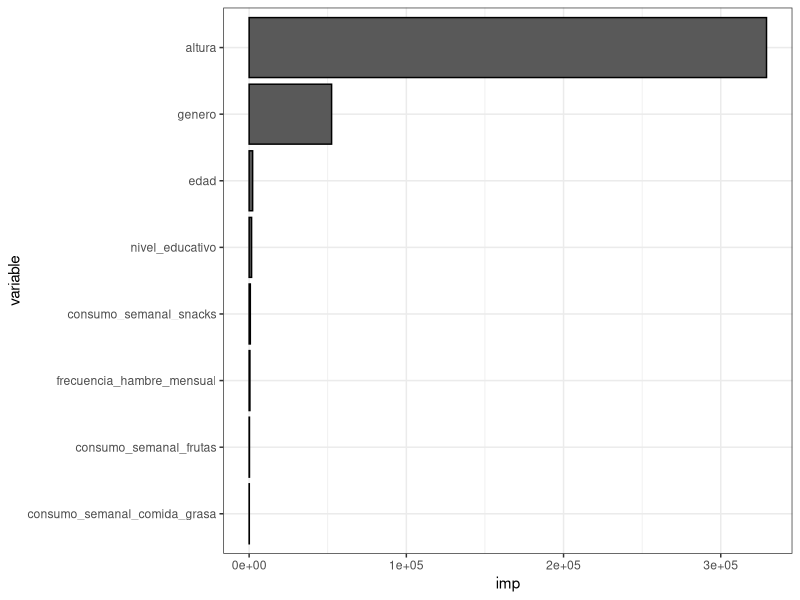
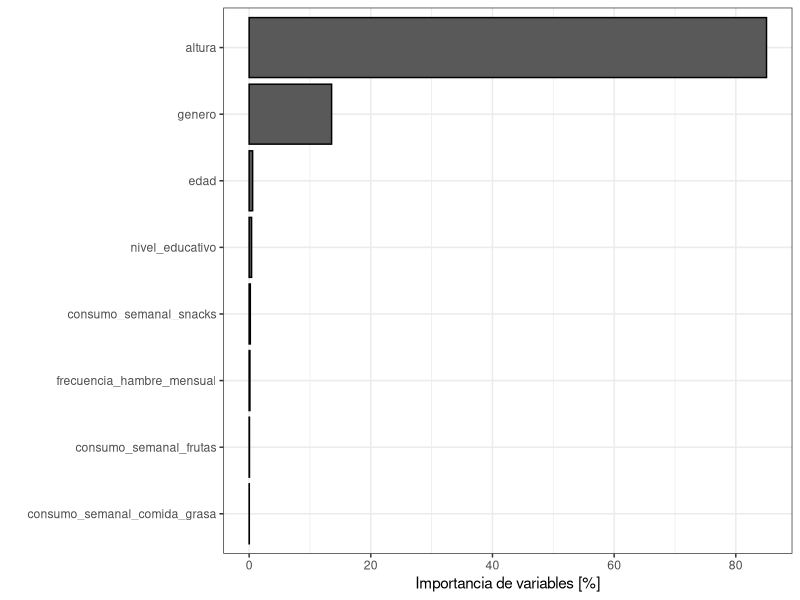

These figures' R source, in order:
library(rpart)
library(tidyverse)

#setwd("C://Users//Federico Checozzi//Documents//R//EEA//Trabajo Práctico 2")
setwd("C://Users//tiama//OneDrive//Documentos//R//EEA//Trabajo Práctico 2")

dtrain <- read.csv("./datasets/encuesta_salud_train.csv", encoding="UTF-8",stringsAsFactors = TRUE, row.names ="record") 

tree <- rpart(peso ~ ., data = dtrain, method = "anova")

#fitted.values <- predict(tree, newdata = dtrain)

summary(tree) #incluye importancia relativa en aquellos casos que el porcentaje sea mayor a 1%

#fuente: https://stackoverflow.com/questions/56304698/how-do-i-plot-the-variable-importance-of-my-trained-rpart-decision-tree-model

#importancia absoluta

df <- data.frame(imp = tree$variable.importance)
df2 <- df %>% 
  rownames_to_column() %>% 
  rename("variable" = rowname) %>% 
  arrange(imp) %>%
  mutate(variable = forcats::fct_inorder(variable))
ggplot(df2) +
  geom_col(aes(x = variable, y = imp),
           col = "black", show.legend = F) +
  coord_flip() +
  scale_fill_grey() +
  theme_bw()

#importancia relativa

df3 <- df2 %>% 
  mutate(imp = imp/sum(imp) * 100)
ggplot(df3) +
  geom_col(aes(x = variable, y = imp),
           col = "black", show.legend = F) +
  coord_flip() +
  scale_fill_grey() +
  theme_bw() + ylab("Importancia de variables [%]") +xlab("")
